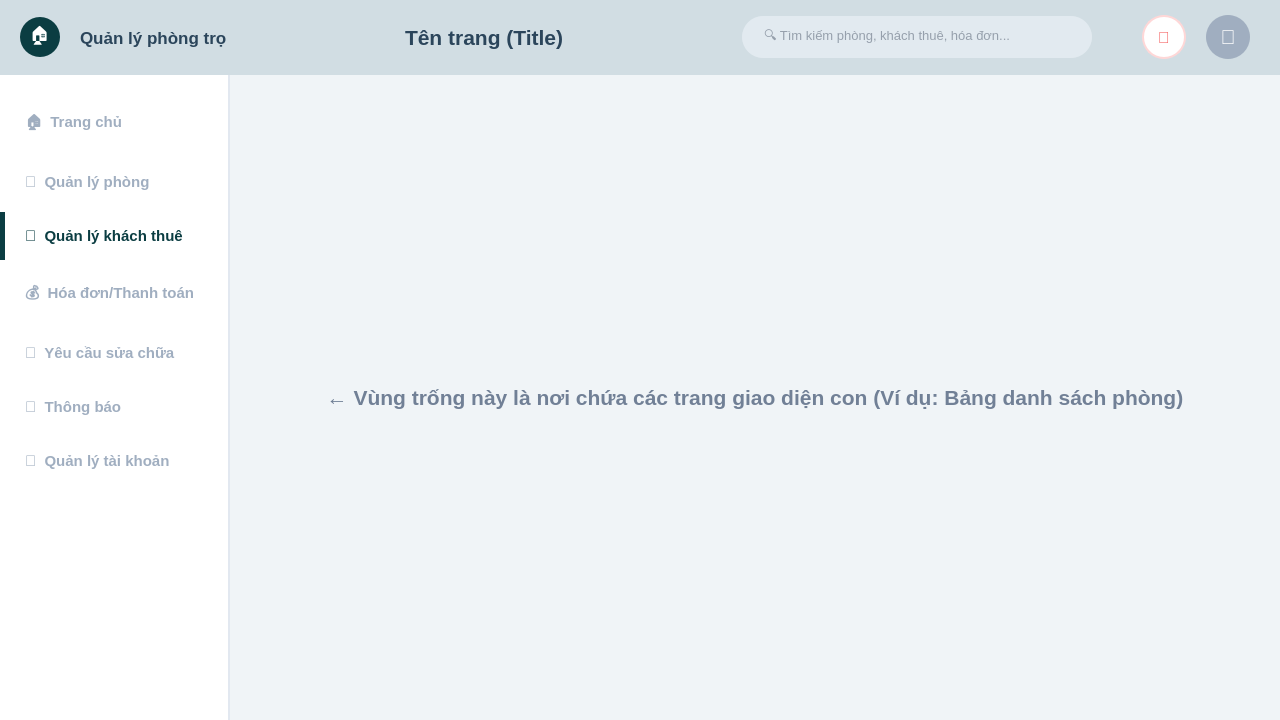
<?xml version='1.0' encoding='utf-8'?>
<ui version="4.0">
  <class>MainWindow</class>
  <widget class="QMainWindow" name="MainWindow">
    <property name="geometry">
      <rect>
        <x>0</x>
        <y>0</y>
        <width>1280</width>
        <height>720</height>
      </rect>
    </property>
    <property name="minimumSize">
      <size>
        <width>1280</width>
        <height>720</height>
      </size>
    </property>
    <property name="windowTitle">
      <string>Quản lý phòng trọ</string>
    </property>
    <property name="styleSheet">
      <string>QMainWindow { background-color: #f0f4f7; }</string>
    </property>
    <widget class="QWidget" name="centralwidget">
      <property name="styleSheet">
        <string>QWidget#centralwidget { background-color: #f0f4f7; }</string>
      </property>
      <layout class="QVBoxLayout" name="verticalLayout">
        <property name="spacing">
          <number>0</number>
        </property>
        <property name="leftMargin">
          <number>0</number>
        </property>
        <property name="topMargin">
          <number>0</number>
        </property>
        <property name="rightMargin">
          <number>0</number>
        </property>
        <property name="bottomMargin">
          <number>0</number>
        </property>
        <item>
          <widget class="QWidget" name="headerWidget" native="true">
            <property name="minimumSize">
              <size>
                <width>0</width>
                <height>75</height>
              </size>
            </property>
            <property name="maximumSize">
              <size>
                <width>16777215</width>
                <height>75</height>
              </size>
            </property>
            <property name="styleSheet">
              <string>QWidget#headerWidget { background-color: #d1dde3; }</string>
            </property>
            <layout class="QHBoxLayout" name="horizontalLayout">
              <property name="spacing">
                <number>20</number>
              </property>
              <property name="leftMargin">
                <number>20</number>
              </property>
              <property name="rightMargin">
                <number>30</number>
              </property>
              <item>
                <widget class="QLabel" name="logoIcon">
                  <property name="minimumSize">
                    <size>
                      <width>40</width>
                      <height>40</height>
                    </size>
                  </property>
                  <property name="maximumSize">
                    <size>
                      <width>40</width>
                      <height>40</height>
                    </size>
                  </property>
                  <property name="styleSheet">
                    <string>background-color: #0b3d42; border-radius: 20px; color: white; font-size: 18px;</string>
                  </property>
                  <property name="text">
                    <string>🏠</string>
                  </property>
                  <property name="alignment">
                    <set>Qt::AlignCenter</set>
                  </property>
                </widget>
              </item>
              <item>
                <widget class="QLabel" name="logoText">
                  <property name="font">
                    <font>
                      <family>Segoe UI</family>
                      <pointsize>13</pointsize>
                      <weight>75</weight>
                      <bold>true</bold>
                    </font>
                  </property>
                  <property name="styleSheet">
                    <string>color: #2b455b;</string>
                  </property>
                  <property name="text">
                    <string>Quản lý phòng trọ</string>
                  </property>
                </widget>
              </item>
              <item>
                <spacer name="spacer1">
                  <property name="orientation">
                    <enum>Qt::Horizontal</enum>
                  </property>
                  <property name="sizeHint" stdset="0">
                    <size>
                      <width>20</width>
                      <height>20</height>
                    </size>
                  </property>
                </spacer>
              </item>
              <item>
                <widget class="QLabel" name="lblPageTitle">
                  <property name="font">
                    <font>
                      <family>Segoe UI</family>
                      <pointsize>16</pointsize>
                      <weight>75</weight>
                      <bold>true</bold>
                    </font>
                  </property>
                  <property name="styleSheet">
                    <string>color: #2b455b;</string>
                  </property>
                  <property name="text">
                    <string>Tên trang (Title)</string>
                  </property>
                </widget>
              </item>
              <item>
                <spacer name="spacer2">
                  <property name="orientation">
                    <enum>Qt::Horizontal</enum>
                  </property>
                  <property name="sizeHint" stdset="0">
                    <size>
                      <width>40</width>
                      <height>20</height>
                    </size>
                  </property>
                </spacer>
              </item>
              <item>
                <widget class="QLineEdit" name="searchBar">
                  <property name="minimumSize">
                    <size>
                      <width>350</width>
                      <height>42</height>
                    </size>
                  </property>
                  <property name="maximumSize">
                    <size>
                      <width>400</width>
                      <height>42</height>
                    </size>
                  </property>
                  <property name="font">
                    <font>
                      <pointsize>10</pointsize>
                    </font>
                  </property>
                  <property name="styleSheet">
                    <string>QLineEdit {
	background-color: #e2eaf0;
	border-radius: 21px;
	padding: 5px 20px;
	border: none;
	color: #4a5568;
}</string>
                  </property>
                  <property name="placeholderText">
                    <string>🔍 Tìm kiếm phòng, khách thuê, hóa đơn...</string>
                  </property>
                </widget>
              </item>
              <item>
                <spacer name="spacer3">
                  <property name="orientation">
                    <enum>Qt::Horizontal</enum>
                  </property>
                  <property name="sizeHint" stdset="0">
                    <size>
                      <width>30</width>
                      <height>20</height>
                    </size>
                  </property>
                  <property name="sizeType">
                    <enum>QSizePolicy::Fixed</enum>
                  </property>
                </spacer>
              </item>
              <item>
                <widget class="QPushButton" name="btnBell">
                  <property name="minimumSize">
                    <size>
                      <width>44</width>
                      <height>44</height>
                    </size>
                  </property>
                  <property name="maximumSize">
                    <size>
                      <width>44</width>
                      <height>44</height>
                    </size>
                  </property>
                  <property name="styleSheet">
                    <string>QPushButton { background-color: white; border-radius: 22px; color: #f56565; font-size: 16px; font-weight: bold; border: 2px solid #fed7d7; }</string>
                  </property>
                  <property name="text">
                    <string>🔔</string>
                  </property>
                </widget>
              </item>
              <item>
                <widget class="QLabel" name="lblAvatar">
                  <property name="minimumSize">
                    <size>
                      <width>44</width>
                      <height>44</height>
                    </size>
                  </property>
                  <property name="maximumSize">
                    <size>
                      <width>44</width>
                      <height>44</height>
                    </size>
                  </property>
                  <property name="styleSheet">
                    <string>background-color: #a0aec0; border-radius: 22px; color: white; font-size: 20px;</string>
                  </property>
                  <property name="text">
                    <string>👤</string>
                  </property>
                  <property name="alignment">
                    <set>Qt::AlignCenter</set>
                  </property>
                </widget>
              </item>
            </layout>
          </widget>
        </item>
        <item>
          <layout class="QHBoxLayout" name="mainHLayout">
            <property name="spacing">
              <number>0</number>
            </property>
            <item>
              <widget class="QWidget" name="sidebarWidget" native="true">
                <property name="minimumSize">
                  <size>
                    <width>230</width>
                    <height>0</height>
                  </size>
                </property>
                <property name="maximumSize">
                  <size>
                    <width>230</width>
                    <height>16777215</height>
                  </size>
                </property>
                <property name="styleSheet">
                  <string>QWidget#sidebarWidget { background-color: white; border-right: 2px solid #e2e8f0; }
QPushButton { text-align: left; padding: 15px 25px; border: none; background-color: transparent; color: #a0aec0; font-size: 15px; font-weight: bold; }
QPushButton:hover { color: #2b455b; }
QPushButton:checked { color: #0b3d42; border-left: 5px solid #0b3d42; padding-left: 20px; }</string>
                </property>
                <layout class="QVBoxLayout" name="verticalLayout_2">
                  <property name="leftMargin">
                    <number>0</number>
                  </property>
                  <property name="topMargin">
                    <number>20</number>
                  </property>
                  <property name="rightMargin">
                    <number>0</number>
                  </property>
                  <property name="bottomMargin">
                    <number>20</number>
                  </property>
                  <item>
                    <widget class="QPushButton" name="navTrangChu">
                      <property name="text">
                        <string>🏠  Trang chủ</string>
                      </property>
                      <property name="checkable">
                        <bool>true</bool>
                      </property>
                    </widget>
                  </item>
                  <item>
                    <widget class="QPushButton" name="navQuanLyPhong">
                      <property name="text">
                        <string>🏢  Quản lý phòng</string>
                      </property>
                      <property name="checkable">
                        <bool>true</bool>
                      </property>
                    </widget>
                  </item>
                  <item>
                    <widget class="QPushButton" name="navQuanLyKhachThu">
                      <property name="text">
                        <string>👥  Quản lý khách thuê</string>
                      </property>
                      <property name="checkable">
                        <bool>true</bool>
                      </property>
                      <property name="checked">
                        <bool>true</bool>
                      </property>
                    </widget>
                  </item>
                  <item>
                    <widget class="QPushButton" name="navHoaDon">
                      <property name="text">
                        <string>💰  Hóa đơn/Thanh toán</string>
                      </property>
                      <property name="checkable">
                        <bool>true</bool>
                      </property>
                    </widget>
                  </item>
                  <item>
                    <widget class="QPushButton" name="navSuaChua">
                      <property name="text">
                        <string>🔧  Yêu cầu sửa chữa</string>
                      </property>
                      <property name="checkable">
                        <bool>true</bool>
                      </property>
                    </widget>
                  </item>
                  <item>
                    <widget class="QPushButton" name="navThongBao">
                      <property name="text">
                        <string>🔔  Thông báo</string>
                      </property>
                      <property name="checkable">
                        <bool>true</bool>
                      </property>
                    </widget>
                  </item>
                  <item>
                    <widget class="QPushButton" name="navTaiKhoan">
                      <property name="text">
                        <string>👤  Quản lý tài khoản</string>
                      </property>
                      <property name="checkable">
                        <bool>true</bool>
                      </property>
                    </widget>
                  </item>
                  <item>
                    <spacer name="verticalSpacer">
                      <property name="orientation">
                        <enum>Qt::Vertical</enum>
                      </property>
                      <property name="sizeHint" stdset="0">
                        <size>
                          <width>20</width>
                          <height>40</height>
                        </size>
                      </property>
                    </spacer>
                  </item>
                </layout>
              </widget>
            </item>
            <item>
              <widget class="QStackedWidget" name="mainContentStack">
                <property name="styleSheet">
                  <string>QStackedWidget { background-color: #f0f4f7; }</string>
                </property>
                <widget class="QWidget" name="pageRong">
                  <layout class="QVBoxLayout" name="verticalLayout_4">
                    <item>
                      <widget class="QLabel" name="labelHelp">
                        <property name="font">
                          <font>
                            <pointsize>16</pointsize>
                            <weight>75</weight>
                            <bold>true</bold>
                          </font>
                        </property>
                        <property name="styleSheet">
                          <string>color: #718096;</string>
                        </property>
                        <property name="text">
                          <string>← Vùng trống này là nơi chứa các trang giao diện con (Ví dụ: Bảng danh sách phòng)</string>
                        </property>
                        <property name="alignment">
                          <set>Qt::AlignCenter</set>
                        </property>
                      </widget>
                    </item>
                  </layout>
                </widget>
              </widget>
            </item>
          </layout>
        </item>
      </layout>
    </widget>
  </widget>
  <resources />
  <connections />
</ui>
